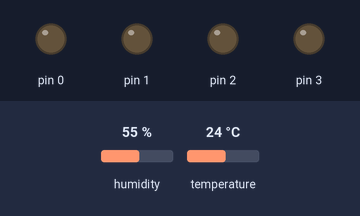
Bench run of a sketch on a simulated Arduino Uno, built with avr-gcc and run on an emulated ATmega328P. On the bench: output pins drawn as LEDs (lit = HIGH). The inputs (shaded band) are chosen by the test bench; at power-on: temperature 24 °C, humidity 55 %.

Above: at 6.3 s.
6.4 s: temperature set to 12 °C
At 11.4 s:
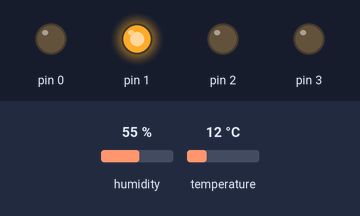
17.5 s: temperature set to 18 °C
23.7 s: temperature set to 21 °C
At 28.0 s:
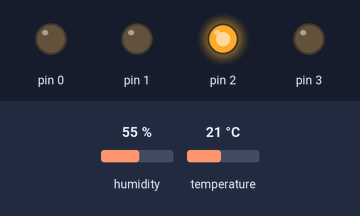
34.8 s: temperature set to 28 °C
At 39.0 s:
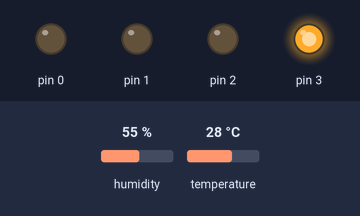
45.9 s: temperature set to 19 °C
At 52.5 s:
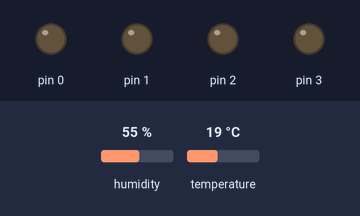
57.0 s: temperature set to 33 °C
At 62.1 s:
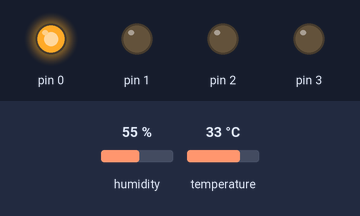
Timing chart, 0 to 69.1 s (numbered marks = the images above; inputs shaded):
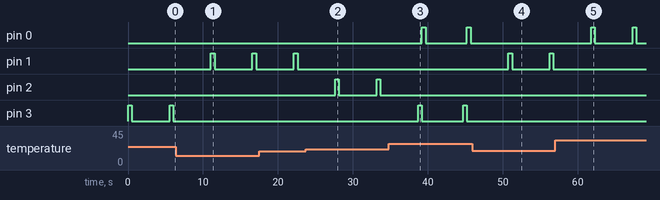

The sketch:

termometer.ino
```cpp
#include <dht.h>
dht DHT;
#define DHT11_PIN 4

void quick_blink(short led)
{
 digitalWrite(led, HIGH);
    delay(500);
    digitalWrite(led, LOW);

}
// the setup function runs once when you press reset or power the board
void setup() {
  // initialize digital pin LED_BUILTIN as an output.
  pinMode(3, OUTPUT);
  digitalWrite(3, LOW);
   pinMode(1, OUTPUT);
  digitalWrite(1, LOW);
  pinMode(2, OUTPUT);
  digitalWrite(2, LOW);
  pinMode(0, OUTPUT);
  digitalWrite(0, LOW);
}

// the loop function runs over and over again forever
void loop() {

   int chk = DHT.read11(DHT11_PIN);
     if ( (DHT.temperature  >= 23) && (DHT.temperature<= 28)){
  quick_blink(3); // turn the LED on (HIGH is the voltage level) yelow
   digitalWrite(0, LOW);
   digitalWrite(1, LOW);
    digitalWrite(2, LOW);

   }
   if  ((DHT.temperature>=20) && (DHT.temperature<=23)){
  quick_blink(2);  // turn the LED on (HIGH is the voltage level) green
    digitalWrite(0, LOW);
   digitalWrite(1, LOW);
    digitalWrite(3, LOW);


   }
    if  (DHT.temperature>=28) {
   quick_blink(0) ; // turn the LED on (HIGH is the voltage level) red
    digitalWrite(2, LOW);
   digitalWrite(1, LOW);
    digitalWrite(3, LOW);

   }
   if (DHT.temperature<20){  //low
 quick_blink(1);  // turn the LED on (HIGH is the voltage level) green
    digitalWrite(0, LOW);
   digitalWrite(2, LOW);
    digitalWrite(3, LOW); }
   delay(5000);
             // wait for a second
    // turn the LED off by making the voltage LOW
                    // wait for a second
}
```

Measured:
- the behaviour switches between 19 and 20 °C on temperature (found by bisection; images 1 and 2)
- after the input at 6.4 s, pin 1: alternates HIGH for 0.50 s and LOW for 5.0 s, starting after 4.7 s; pin 3: stops changing and stays LOW
- after the input at 23.7 s, pin 1: stops changing and stays LOW; pin 2: alternates HIGH for 0.50 s and LOW for 5.0 s, starting after 3.9 s
- after the input at 34.8 s, pin 0: alternates HIGH for 0.50 s and LOW for 5.5 s, starting after 4.4 s; pin 2: stops changing and stays LOW; pin 3: alternates HIGH for 0.50 s and LOW for 5.5 s, starting after 3.9 s
- after the input at 45.9 s, pin 0: stays LOW (without the input it goes to HIGH after 5.3 s); pin 1: alternates HIGH for 0.50 s and LOW for 5.0 s, starting after 4.8 s; pin 3: stays LOW (without the input it goes to HIGH after 4.8 s)
- after the input at 57.0 s, pin 0: alternates HIGH for 0.50 s and LOW for 5.0 s, starting after 4.8 s; pin 1: stops changing and stays LOW
- by itself, pin 3: alternates HIGH for 0.50 s and LOW for 5.0 s
